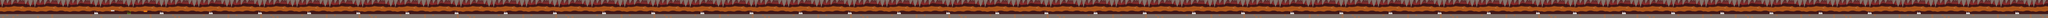

Rendered tile map (Tiled .tmx) drawn with the repository's tilesets; below, a short description and the map source with its tile grids summarised:
An orthogonal 1000x9 tile map with 16x16 px tiles, 3 tile layers (Background, Floor, Obstacles), 3 tilesets and 4 objects.

<map version="1.2" tiledversion="1.3.3" orientation="orthogonal" renderorder="right-down" width="1000" height="9" tilewidth="16" tileheight="16" infinite="0" nextlayerid="6" nextobjectid="15">
 <tileset firstgid="1" name="Hellbackground" tilewidth="16" tileheight="16" tilecount="144" columns="16">
  <image source="HellBackground.png" width="256" height="144" />
 </tileset>
 <tileset firstgid="145" name="HellObstacles" tilewidth="16" tileheight="16" tilecount="16" columns="4">
  <image source="HellObstacles.png" width="64" height="64" />
 </tileset>
 <tileset firstgid="161" name="HellFloor" tilewidth="16" tileheight="16" tilecount="4" columns="2">
  <image source="HellGround.png" width="32" height="32" />
 </tileset>
 <layer id="3" name="Background" width="1000" height="9">
  <data>[9000 cells, 9000 non-empty, 144 distinct tile ids]</data>
 </layer>
 <layer id="2" name="Floor" width="1000" height="9">
  <data>[9000 cells, 2118 non-empty, 8 distinct tile ids]</data>
 </layer>
 <layer id="1" name="Obstacles" width="1000" height="9">
  <data>[9000 cells, 172 non-empty, 16 distinct tile ids]</data>
 </layer>
 <objectgroup id="5" name="ObstacleObjects">
  <object id="4" x="870.833" y="63.8333" width="17.5" height="30" />
  <object id="14" x="742.083" y="91.5833" width="18.5" height="19.5" />
 </objectgroup>
 <objectgroup id="4" name="EnemySpawns">
  <object id="10" x="2608" y="112" />
  <object id="11" x="2752" y="112" />
 </objectgroup>
</map>
